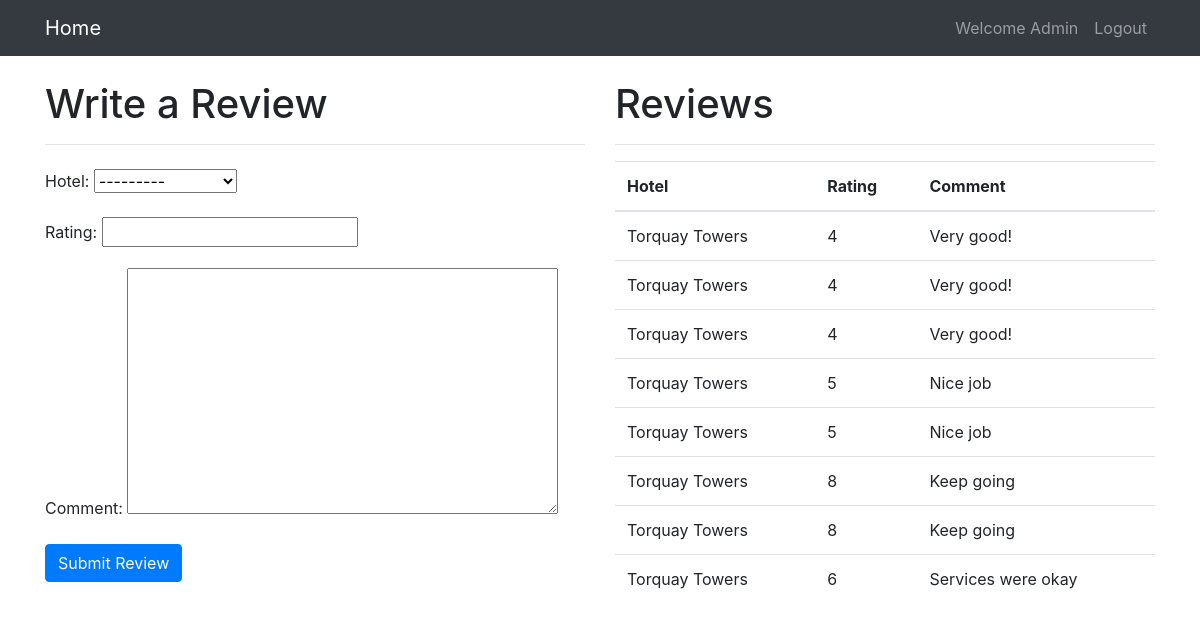
/reviews/create/ (signed in), run on the app's committed database.
### visitors/models.py (models this page shows)
class Review(models.Model):
    hotel = models.ForeignKey(Hotel, on_delete=models.CASCADE)
    rating = models.IntegerField()
    comment = models.TextField()

class Hotel(models.Model):
    name = models.CharField(max_length=200)
    address = models.CharField(max_length=200, null=True)
    def __str__(self):
        return self.name
    class Meta:
        verbose_name_plural = 'Hotels'

### visitors/views.py (the view)
# urls.py: path('reviews/create/', views.create_review, name='review-create'),
@csrf_exempt
def create_review(request):
    if request.method == 'POST':
        form = ReviewForm(request.POST)
        if form.is_valid():
            form.save()
            messages.success(request, 'Your review has been saved!')
    else:
        form = ReviewForm()
    reviews = Review.objects.all()
    return render(request, 'review_form.html', {'form': form, 'reviews': reviews})

### visitors/models.py
class ReviewForm(forms.ModelForm):
    class Meta:
        model = Review
        fields = ['hotel', 'rating', 'comment']

### visitors/templates/review_form.html (shortened to what this page needs)
{% extends 'base.html' %}
{% block content %}
    <div class="row">
        <div class="col-md-6">
            <h1>Write a Review</h1>
            <hr>
            <form method="post" class="my-4">
                {{ form.as_p }}
                <button type="submit" class="btn btn-primary">Submit Review</button>
            </form>
        </div>
        <div class="col-md-6">
            <h1>Reviews</h1>
            <hr>
            <div class="table-responsive">
                <table class="table">
                    <thead>
                        <tr>
                            <th>Hotel</th>
                            <th>Rating</th>
                            <th>Comment</th>
                        </tr>
                    </thead>
                    <tbody>
                        {% for review in reviews %}
                        <tr>
                            <td>{{ review.hotel }}</td>
                            <td>{{ review.rating }}</td>
                            <td>{{ review.comment }}</td>
                        </tr>
                        {% endfor %}
                    </tbody>
                </table>
            </div>
        </div>
    </div>
{% endblock %}

### visitors/templates/base.html (shortened to what this page needs)
<!DOCTYPE html>
<html lang="en">
<head>
    <link rel="stylesheet" href="https://maxcdn.bootstrapcdn.com/bootstrap/4.5.2/css/bootstrap.min.css">
</head>
<body>
    <nav class="navbar navbar-expand-lg navbar-dark bg-dark">
        <div class="container">
            <a class="navbar-brand" href="/">Home</a>
            <div class="collapse navbar-collapse" id="navbarNav">
                <ul class="navbar-nav">
                    {% if user.is_authenticated %}
                      <li class="nav-item">
                        <a class="nav-link" href="{% url 'accounts:home' %}">Welcome {{ user.username }}</a>
                      </li>
                      <li class="nav-item">
                        <a class="nav-link" href="{% url 'accounts:logout' %}">Logout</a>
                      </li>
                    {% endif %}
                  </ul>
            </div>
        </div>
    </nav>
    <div class="container py-4">
        {% block content %}
        {% endblock %}
    </div>
</body>
</html>

### data on the page
Review: hotel "Torquay Towers", rating "4", comment "Very good!"
Review: hotel "Torquay Towers", rating "4", comment "Very good!"
Review: hotel "Torquay Towers", rating "4", comment "Very good!"
Review: hotel "Torquay Towers", rating "5", comment "Nice job"
Review: hotel "Torquay Towers", rating "5", comment "Nice job"
Review: hotel "Torquay Towers", rating "8", comment "Keep going"
Review: hotel "Torquay Towers", rating "8", comment "Keep going"
Review: hotel "Torquay Towers", rating "6", comment "Services were okay"

### other printed values
{{ user.username }} "Admin"
